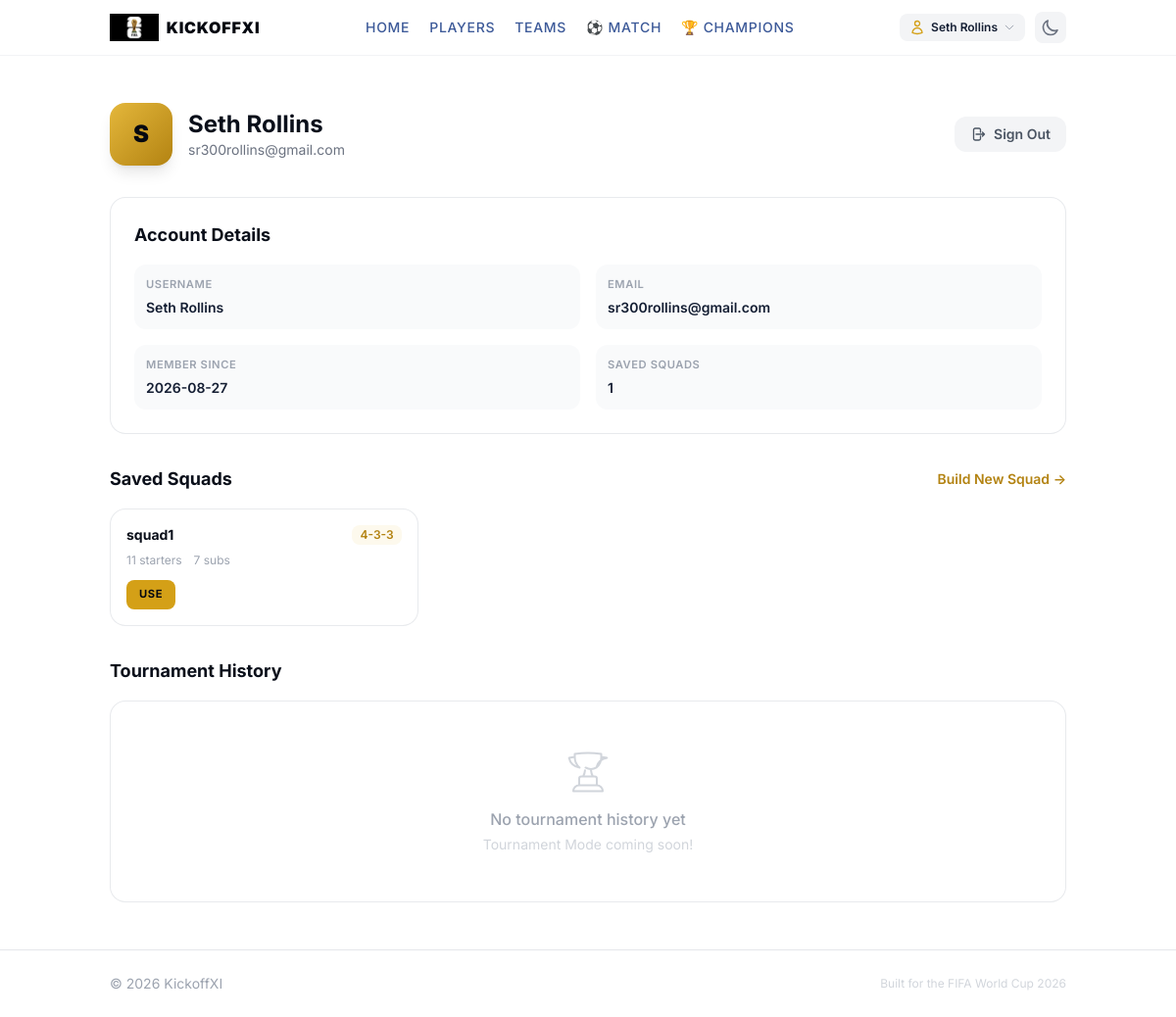
Screenshot of /profile (signed in) with the database file from the repository.
### tables this page shows
CREATE TABLE users (
                id            INTEGER PRIMARY KEY AUTOINCREMENT,
                username      TEXT NOT NULL UNIQUE COLLATE NOCASE,
                email         TEXT NOT NULL UNIQUE COLLATE NOCASE,
                password_hash TEXT NOT NULL,
                created_at    TEXT NOT NULL,
                updated_at    TEXT NOT NULL
            );

CREATE TABLE saved_squads (
                id          INTEGER PRIMARY KEY AUTOINCREMENT,
                name        TEXT NOT NULL,
                formation   TEXT NOT NULL,
                created_at  TEXT NOT NULL,
                updated_at  TEXT NOT NULL
            , user_id INTEGER REFERENCES users(id) ON DELETE CASCADE);

### app/auth_routes.py (the view)
@auth_bp.route('/profile')
@login_required
def profile():
    from app.auth_db import get_user_by_id
    from app.saved_squads_db import list_squads, get_db_path
    db_path = _get_db_path()
    user_id = session['user_id']
    user = get_user_by_id(db_path, user_id)
    if not user:
        session.clear()
        return redirect(url_for('auth.signin'))
    squads = list_squads(db_path, user_id)
    return render_template('profile.html', user=user, squads=squads)

### app/auth_db.py (called while the page is built)
def get_db(db_path):
    conn = sqlite3.connect(db_path)
    conn.row_factory = sqlite3.Row
    conn.execute('PRAGMA foreign_keys = ON')
    return conn

def get_user_by_id(db_path, user_id):
    conn = get_db(db_path)
    try:
        row = conn.execute(
            'SELECT id, username, email, password_hash, created_at, updated_at '
            'FROM users WHERE id = ?',
            (user_id,)
        ).fetchone()
        return dict(row) if row else None
    finally:
        conn.close()

### app/auth_routes.py (called while the page is built, shortened)
def login_required(f):
    @wraps(f)
    def decorated_function(*args, **kwargs):
        return f(*args, **kwargs)
    return decorated_function

def _get_db_path():
    return current_app.config.get('SAVED_SQUADS_DB')

### app/saved_squads_db.py (called while the page is built)
def get_db(db_path):
    conn = sqlite3.connect(db_path)
    conn.row_factory = sqlite3.Row
    conn.execute('PRAGMA foreign_keys = ON')
    return conn

### templates/profile.html (shortened to what this page needs)
{% extends "base.html" %}
{% block head %}
<link rel="stylesheet" href="{{ url_for('static', filename='css/auth.css') }}">
{% endblock %}
{% block content %}
<section class="py-8 sm:py-12">
    <div class="container-main">
        <div class="mb-8 animate-fade-in-up">
            <div class="flex flex-col sm:flex-row items-start sm:items-center justify-between gap-4">
                <div class="flex items-center gap-4">
                    <div class="w-16 h-16 rounded-2xl bg-gradient-to-br from-gold-400 to-gold-600 flex items-center justify-center shadow-lg">
                        <span class="text-2xl font-black text-navy-950 uppercase">
                            {{ user.username[0] }}
                        </span>
                    </div>
                    <div>
                        <h1 class="text-2xl font-bold text-navy-900 dark:text-white">
                            {{ user.username }}
                        </h1>
                        <p class="text-sm text-gray-500 dark:text-gray-400">
                            {{ user.email }}
                        </p>
                    </div>
                </div>
                <form method="POST" action="{{ url_for('auth.logout') }}">
                    <button type="submit" class="inline-flex items-center gap-2 px-4 py-2 rounded-xl bg-gray-100 hover:bg-gray-200 dark:bg-navy-900 dark:hover:bg-navy-800 text-gray-600 dark:text-gray-400 text-sm font-semibold transition-all cursor-pointer">
                        <svg class="w-4 h-4" fill="none" stroke="currentColor" stroke-width="2" viewBox="0 0 24 24">
                            <path stroke-linecap="round" stroke-linejoin="round" d="M15.75 9V5.25A2.25 2.25 0 0013.5 3h-6a2.25 2.25 0 00-2.25 2.25v13.5A2.25 2.25 0 007.5 21h6a2.25 2.25 0 002.25-2.25V15m3 0l3-3m0 0l-3-3m3 3H9"/>
                        </svg>
                        Sign Out
                    </button>
                </form>
            </div>
        </div>
        <div class="profile-card mb-8 animate-fade-in-up" style="animation-delay: 0.1s">
            <h2 class="text-lg font-bold text-navy-900 dark:text-white mb-4">
                Account Details
            </h2>
            <div class="grid grid-cols-1 sm:grid-cols-2 gap-4">
                <div class="profile-detail-item">
                    <span class="profile-detail-label">Username</span>
                    <span class="profile-detail-value">{{ user.username }}</span>
                </div>
                <div class="profile-detail-item">
                    <span class="profile-detail-label">Email</span>
                    <span class="profile-detail-value">{{ user.email }}</span>
                </div>
                <div class="profile-detail-item">
                    <span class="profile-detail-label">Member Since</span>
                    <span class="profile-detail-value">{{ user.created_at[:10] }}</span>
                </div>
                <div class="profile-detail-item">
                    <span class="profile-detail-label">Saved Squads</span>
                    <span class="profile-detail-value">{{ squads|length }}</span>
                </div>
            </div>
        </div>
        <div class="mb-8 animate-fade-in-up" style="animation-delay: 0.2s">
            <div class="flex items-center justify-between mb-4">
                <h2 class="text-lg font-bold text-navy-900 dark:text-white">
                    Saved Squads
                </h2>
                {% if squads %}
                <a href="{{ url_for('main.match_simulator') }}"
                   class="text-sm text-gold-600 dark:text-gold-400 hover:text-gold-700 dark:hover:text-gold-300 font-semibold transition-colors">
                    Build New Squad →
                </a>
                {% endif %}
            </div>
            {% if squads %}
            <div class="grid grid-cols-1 sm:grid-cols-2 lg:grid-cols-3 gap-4">
                {% for squad in squads %}
                <div class="saved-squad-card p-4">
                    <div class="flex items-start justify-between mb-2">
                        <h3 class="font-bold text-navy-900 dark:text-white text-sm">
                            {{ squad.name }}
                        </h3>
                        <span class="text-xs font-semibold text-gold-600 dark:text-gold-400 bg-gold-50 dark:bg-gold-500/10 px-2 py-0.5 rounded-lg">
                            {{ squad.formation }}
                        </span>
                    </div>
                    <div class="flex items-center gap-3 text-xs text-gray-400 dark:text-gray-500">
                        <span>{{ squad.starter_count }} starters</span>
                        <span>{{ squad.bench_count }} subs</span>
                    </div>
                    <div class="mt-3 card-actions">
                        <a href="{{ url_for('main.match_simulator') }}?load={{ squad.id }}"
                           class="card-action-btn btn-use">Use</a>
                    </div>
                </div>
                {% endfor %}
            </div>
            {% endif %}
        </div>
        <div class="animate-fade-in-up" style="animation-delay: 0.3s">
            <h2 class="text-lg font-bold text-navy-900 dark:text-white mb-4">
                Tournament History
            </h2>
            <div class="profile-card">
                <div class="text-center py-6">
                    <p class="text-gray-400 dark:text-gray-500 font-medium mb-1">No tournament history yet</p>
                    <p class="text-sm text-gray-300 dark:text-gray-600">Tournament Mode coming soon!</p>
                </div>
            </div>
        </div>
    </div>
</section>
{% endblock %}

### templates/base.html (shortened to what this page needs)
<!DOCTYPE html>
<html lang="en" class="scroll-smooth">
<head>
    <script src="https://cdn.tailwindcss.com"></script>
    <link rel="stylesheet" href="{{ url_for('static', filename='css/style.css') }}">
    {% block head %}{% endblock %}
</head>
<body class="min-h-screen flex flex-col">
    <header
        class="sticky top-0 z-50 w-full bg-white/80 dark:bg-navy-950/80 backdrop-blur-md border-b border-gray-200/50 dark:border-navy-800/50">
        <div class="container-main">
            <div class="flex items-center justify-between h-12 sm:h-14">
                <a href="/" class="flex items-center gap-2 group">
                    {% if logo_url %}
                    <img src="{{ logo_url }}" alt="{{ config.APP_NAME }}" class="h-6 sm:h-7 w-auto object-contain transition-transform duration-300 group-hover:scale-105" onerror="this.style.display='none';">
                    {% else %}
                    <img src="{{ url_for('static', filename='img/branding/logo.png') }}" alt="{{ config.APP_NAME }}" class="h-6 sm:h-7 w-auto object-contain transition-transform duration-300 group-hover:scale-105" onerror="this.style.display='none';">
                    {% endif %}
                    <span class="font-black text-sm sm:text-base tracking-wider text-navy-950 dark:text-white uppercase">
                        {{ config.APP_NAME }}
                    </span>
                </a>
                <nav class="hidden md:flex items-center gap-5">
                    <a href="/"
                        class="hover-border relative py-1.5 text-xs sm:text-sm uppercase tracking-wider font-medium {% if request.path == '/' %}active text-navy-950 dark:text-white font-semibold{% else %}text-navy-500 hover:text-navy-950 dark:text-gray-400 dark:hover:text-white{% endif %} transition-colors">Home</a>
                    <a href="/players"
                        class="hover-border relative py-1.5 text-xs sm:text-sm uppercase tracking-wider font-medium {% if '/players' in request.path %}active text-navy-950 dark:text-white font-semibold{% else %}text-navy-500 hover:text-navy-950 dark:text-gray-400 dark:hover:text-white{% endif %} transition-colors">Players</a>
                    <a href="/teams"
                        class="hover-border relative py-1.5 text-xs sm:text-sm uppercase tracking-wider font-medium {% if '/teams' in request.path and '/champions' not in request.path and '/match-simulator' not in request.path %}active text-navy-950 dark:text-white font-semibold{% else %}text-navy-500 hover:text-navy-950 dark:text-gray-400 dark:hover:text-white{% endif %} transition-colors">Teams</a>
                    <a href="/match-simulator"
                        class="hover-border relative py-1.5 text-xs sm:text-sm uppercase tracking-wider font-medium {% if '/match-simulator' in request.path %}active text-navy-950 dark:text-white font-semibold{% else %}text-navy-500 hover:text-navy-950 dark:text-gray-400 dark:hover:text-white{% endif %} transition-colors">⚽ Match</a>
                    <a href="/champions"
                        class="hover-border relative py-1.5 text-xs sm:text-sm uppercase tracking-wider font-medium {% if '/champions' in request.path %}active text-navy-950 dark:text-white font-semibold{% else %}text-navy-500 hover:text-navy-950 dark:text-gray-400 dark:hover:text-white{% endif %} transition-colors">🏆 Champions</a>
                </nav>
                <div class="flex items-center gap-2.5">
                    {% if current_user %}
                    <div class="hidden md:block relative" id="user-menu-wrapper">
                        <button id="user-menu-toggle"
                            class="flex items-center gap-1.5 px-2.5 py-1.5 rounded-lg bg-gray-100 hover:bg-gray-200 dark:bg-navy-900 dark:hover:bg-navy-800 transition-all cursor-pointer">
                            <svg class="w-4 h-4 text-gold-500" fill="none" stroke="currentColor" stroke-width="2" viewBox="0 0 24 24">
                                <path stroke-linecap="round" stroke-linejoin="round" d="M15.75 6a3.75 3.75 0 11-7.5 0 3.75 3.75 0 017.5 0zM4.501 20.118a7.5 7.5 0 0114.998 0A17.933 17.933 0 0112 21.75c-2.676 0-5.216-.584-7.499-1.632z"/>
                            </svg>
                            <span class="text-xs font-semibold text-navy-800 dark:text-gray-200 max-w-[80px] truncate">{{ current_user.username }}</span>
                            <svg class="w-3 h-3 text-gray-400" fill="none" stroke="currentColor" stroke-width="2" viewBox="0 0 24 24">
                                <path stroke-linecap="round" stroke-linejoin="round" d="M19.5 8.25l-7.5 7.5-7.5-7.5"/>
                            </svg>
                        </button>
                    </div>
                    {% endif %}
                    <button id="theme-toggle"
                        class="p-1.5 rounded-lg bg-gray-100 hover:bg-gray-200 dark:bg-navy-900 dark:hover:bg-navy-800 text-gray-500 dark:text-gray-400 transition-all cursor-pointer"
                        aria-label="Toggle Theme">
                        <svg id="theme-toggle-moon" class="hidden w-5 h-5" fill="none" stroke="currentColor"
                            stroke-width="2" viewBox="0 0 24 24">
                            <path stroke-linecap="round" stroke-linejoin="round"
                                d="M20.354 15.354A9 9 0 018.646 3.646 9.003 9.003 0 0012 21a9.003 9.003 0 008.354-5.646z" />
                        </svg>
                    </button>
                </div>
            </div>
        </div>
    </header>
    <main class="flex-1">
        {% block content %}{% endblock %}
    </main>
    <footer class="border-t border-gray-200 dark:border-navy-800/50">
        <div class="container-main py-6">
            <div class="flex flex-col sm:flex-row items-center justify-between gap-4">
                <p class="text-sm text-gray-400 dark:text-gray-500">
                    &copy; 2026 {{ config.APP_NAME }}
                </p>
                <p class="text-xs text-gray-300 dark:text-gray-600">
                    Built for the FIFA World Cup 2026
                </p>
            </div>
        </div>
    </footer>
</body>
</html>

### static/css/style.css (style rules this page uses)
:root { --hero-bg-url: url('../img/hero/hero-bg.jpg'); }
.saved-squad-card { position: relative; overflow: hidden; border-radius: 1rem; border: 1px solid rgba(209, 213, 219, 0.5); background: white; transition: all 0.3s ease; }
.saved-squad-card .card-actions { display: flex; gap: 0.5rem; flex-wrap: wrap; }
.saved-squad-card .card-action-btn { display: inline-flex; align-items: center; justify-content: center; padding: 0.35rem 0.75rem; border-radius: 0.5rem; font-size: 0.7rem; font-weight: 700; text-transform: uppercase; letter-spacing: 0.05em; cursor: pointer; transition: all 0.2s ease; border: 1px solid transparent; }
.saved-squad-card .card-action-btn.btn-use { background: #d4a017; color: #050810; }

### static/css/auth.css (style rules this page uses)
.profile-card { background: white; border: 1px solid rgba(209, 213, 219, 0.5); border-radius: 1rem; padding: 1.5rem; }
.profile-detail-item { display: flex; flex-direction: column; gap: 0.25rem; padding: 0.75rem; background: #f9fafb; border-radius: 0.75rem; }
.profile-detail-label { font-size: 0.7rem; font-weight: 600; color: #9ca3af; text-transform: uppercase; letter-spacing: 0.05em; }
.profile-detail-value { font-size: 0.875rem; font-weight: 600; color: #141e33; }

### templates/base.html (style rules this page uses)
body { @apply font-sans antialiased bg-white text-navy-800 dark:bg-navy-950 dark:text-gray-100; }
.container-main { @apply max-w-5xl mx-auto px-3.5 sm:px-5 lg:px-6; }
.animate-fade-in-up { animation: fadeInUp 0.6s ease-out forwards; }
.hover-border::after { content: ''; @apply absolute bottom-0 left-0 w-0 h-[2px] bg-gold-500 dark:bg-gold-400 transition-all duration-300; }

### rows the page displays
users: username "Seth Rollins", username "S", email "sr300rollins@gmail.com", created_at "2026-08-27"
saved_squads: name "squad1", formation "4-3-3", starter_count "11", bench_count "7"

### other values shown
{{ config.APP_NAME }} "KICKOFFXI"
{{ squads|length }} "1"
{{ config.APP_NAME }} "KickoffXI"
